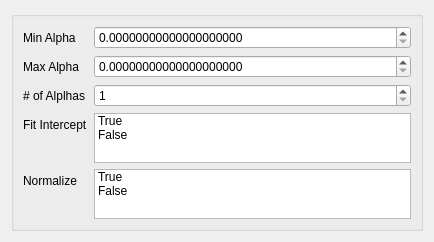
<?xml version="1.0" encoding="UTF-8"?>
<ui version="4.0">
 <class>Form</class>
 <widget class="QWidget" name="Form">
  <property name="geometry">
   <rect>
    <x>0</x>
    <y>0</y>
    <width>434</width>
    <height>241</height>
   </rect>
  </property>
  <property name="sizePolicy">
   <sizepolicy hsizetype="Ignored" vsizetype="Ignored">
    <horstretch>0</horstretch>
    <verstretch>0</verstretch>
   </sizepolicy>
  </property>
  <property name="windowTitle">
   <string>Form</string>
  </property>
  <layout class="QVBoxLayout" name="verticalLayout_2">
   <item>
    <widget class="QGroupBox" name="Ridge">
     <property name="enabled">
      <bool>true</bool>
     </property>
     <property name="title">
      <string/>
     </property>
     <layout class="QFormLayout" name="formLayout_2">
      <property name="fieldGrowthPolicy">
       <enum>QFormLayout::AllNonFixedFieldsGrow</enum>
      </property>
      <item row="0" column="0">
       <widget class="QLabel" name="min_alphaLabel">
        <property name="text">
         <string>Min Alpha</string>
        </property>
       </widget>
      </item>
      <item row="0" column="1">
       <widget class="QDoubleSpinBox" name="min_alpha_doubleSpinBox">
        <property name="decimals">
         <number>20</number>
        </property>
       </widget>
      </item>
      <item row="1" column="0">
       <widget class="QLabel" name="max_alphaLabel">
        <property name="text">
         <string>Max Alpha</string>
        </property>
       </widget>
      </item>
      <item row="1" column="1">
       <widget class="QDoubleSpinBox" name="max_alpha_doubleSpinBox">
        <property name="decimals">
         <number>20</number>
        </property>
       </widget>
      </item>
      <item row="2" column="0">
       <widget class="QLabel" name="n_alpha_label">
        <property name="text">
         <string># of Alplhas</string>
        </property>
       </widget>
      </item>
      <item row="2" column="1">
       <widget class="QSpinBox" name="n_alpha_spinBox">
        <property name="minimum">
         <number>1</number>
        </property>
        <property name="maximum">
         <number>999999999</number>
        </property>
       </widget>
      </item>
      <item row="3" column="0">
       <widget class="QLabel" name="fitInterceptLabel">
        <property name="text">
         <string>Fit Intercept</string>
        </property>
       </widget>
      </item>
      <item row="3" column="1">
       <widget class="QListWidget" name="fit_intercept_list">
        <property name="maximumSize">
         <size>
          <width>16777215</width>
          <height>50</height>
         </size>
        </property>
        <property name="selectionMode">
         <enum>QAbstractItemView::MultiSelection</enum>
        </property>
        <item>
         <property name="text">
          <string>True</string>
         </property>
        </item>
        <item>
         <property name="text">
          <string>False</string>
         </property>
        </item>
       </widget>
      </item>
      <item row="4" column="0">
       <widget class="QLabel" name="normalizeLabel">
        <property name="text">
         <string>Normalize</string>
        </property>
       </widget>
      </item>
      <item row="4" column="1">
       <widget class="QListWidget" name="normalize_list">
        <property name="maximumSize">
         <size>
          <width>16777215</width>
          <height>50</height>
         </size>
        </property>
        <item>
         <property name="text">
          <string>True</string>
         </property>
        </item>
        <item>
         <property name="text">
          <string>False</string>
         </property>
        </item>
       </widget>
      </item>
     </layout>
    </widget>
   </item>
  </layout>
 </widget>
 <resources/>
 <connections/>
</ui>
